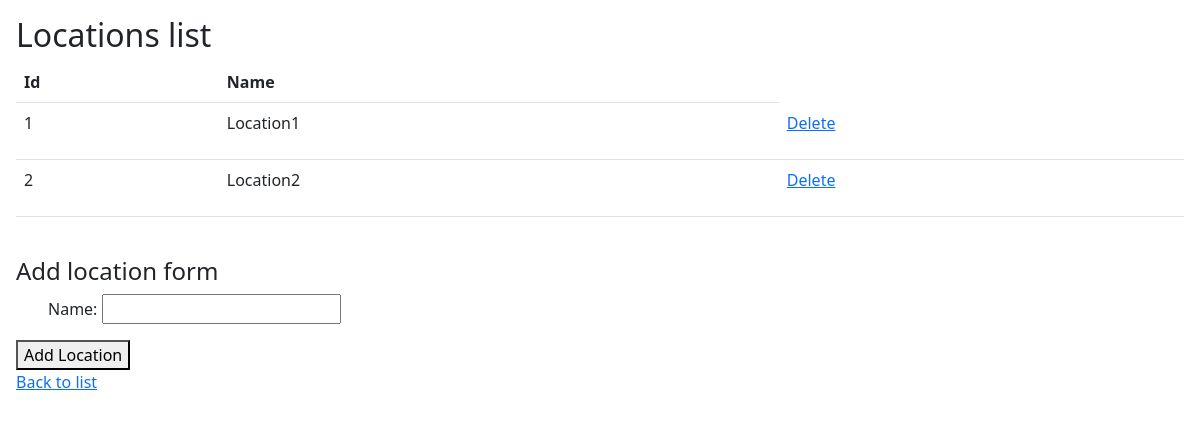
Page /location_list/ on the committed database.
### inventory/models.py (models this page shows, shortened)
class Location(models.Model):
    name = models.CharField(max_length=128)

### inventory/views.py (the view)
# urls.py: path('location_list/', views.location_list, name='location_list'),
def location_list(request):
    locations_list = Location.objects.all()
    add_location_form = LocationForm
    context = {'locations_list': locations_list, 'form': add_location_form}
    if request.method == 'POST':
        form = LocationForm(request.POST)
        if form.is_valid():
            form.save()
            return redirect('/location_list/')
    return render(request, 'inventory/list_locations.html', context)

### inventory/templates/inventory/list_locations.html (shortened to what this page needs)
{% extends 'inventory/base/base.html' %}
{% block body %}
<div>
    <h2> Locations list</h2>
    {% if locations_list %}
        <table class="table">
            <tr>
                <th>Id</th>
                <th>Name</th>
            </tr>
            {% for location in locations_list %}
            <tr>
                <td><p>{{ location.id }} </p> </td>
                <td><p>{{ location.name }} </p> </td>
                <td><a href="{% url 'inventory:delete_location' location.id %}">Delete </a> </td>
            </tr>
            {% endfor %}
        </table>
    {% else %}
        <p> Locations list empty</p>
    {% endif %}
    <br/>
    <h4>Add location form</h4>
    <form method="POST">
        <ul>
            {{ form.as_p }}
        </ul>
        <div id="form-actions">
            <button type="submit">Add Location</button>
        </div>
    </form>
    <a href="{% url 'inventory:list' %}">Back to list</a>
</div>
{% endblock %}

### rows in the picture
Location: id "1", name "Location1"
Location: id "2", name "Location2"
